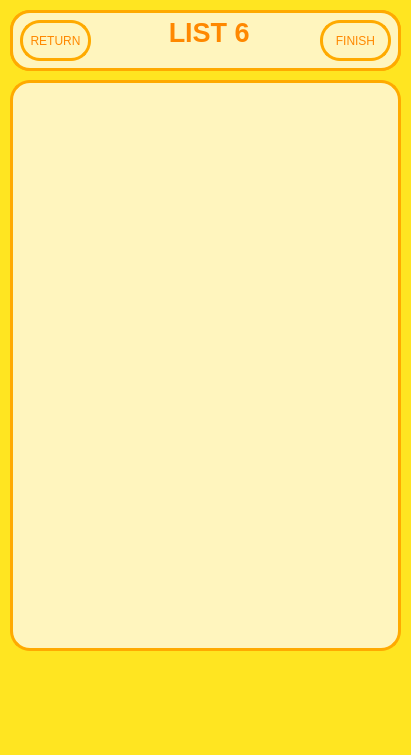
<?xml version="1.0" encoding="UTF-8"?>
<ui version="4.0">
 <class>MainWindow</class>
 <widget class="QMainWindow" name="MainWindow">
  <property name="geometry">
   <rect>
    <x>0</x>
    <y>0</y>
    <width>411</width>
    <height>755</height>
   </rect>
  </property>
  <property name="windowTitle">
   <string>MainWindow</string>
  </property>
  <property name="styleSheet">
   <string notr="true">background: rgb(255, 229, 33)</string>
  </property>
  <widget class="QWidget" name="centralwidget">
   <widget class="QLabel" name="label">
    <property name="geometry">
     <rect>
      <x>10</x>
      <y>640</y>
      <width>91</width>
      <height>61</height>
     </rect>
    </property>
    <property name="text">
     <string/>
    </property>
    <property name="pixmap">
     <pixmap>../pixel_picture/New Piskel (2)/pixer_duck10.png</pixmap>
    </property>
   </widget>
   <widget class="QLabel" name="label_4">
    <property name="geometry">
     <rect>
      <x>260</x>
      <y>640</y>
      <width>91</width>
      <height>61</height>
     </rect>
    </property>
    <property name="text">
     <string/>
    </property>
    <property name="pixmap">
     <pixmap>../pixel_picture/New Piskel (2)/pixer_duck10.png</pixmap>
    </property>
   </widget>
   <widget class="QPlainTextEdit" name="txted_todo6">
    <property name="geometry">
     <rect>
      <x>10</x>
      <y>80</y>
      <width>391</width>
      <height>571</height>
     </rect>
    </property>
    <property name="styleSheet">
     <string notr="true">border: 2.75px solid rgb(255, 170, 0);
  border-radius: 20px;
background: solid rgb(255, 245, 190);
color: gb(255, 136, 0)</string>
    </property>
   </widget>
   <widget class="QWidget" name="widget" native="true">
    <property name="geometry">
     <rect>
      <x>10</x>
      <y>10</y>
      <width>391</width>
      <height>61</height>
     </rect>
    </property>
    <property name="styleSheet">
     <string notr="true">border: 2.75px solid rgb(255, 170, 0);
  border-radius: 20px;
background: solid rgb(255, 245, 190);
color: black</string>
    </property>
    <widget class="QTextBrowser" name="txt_tiltle5">
     <property name="geometry">
      <rect>
       <x>0</x>
       <y>0</y>
       <width>391</width>
       <height>61</height>
      </rect>
     </property>
     <property name="styleSheet">
      <string notr="true">color: rgb(255, 136, 0)</string>
     </property>
     <property name="html">
      <string>&lt;!DOCTYPE HTML PUBLIC &quot;-//W3C//DTD HTML 4.0//EN&quot; &quot;http://www.w3.org/TR/REC-html40/strict.dtd&quot;&gt;
&lt;html&gt;&lt;head&gt;&lt;meta name=&quot;qrichtext&quot; content=&quot;1&quot; /&gt;&lt;meta charset=&quot;utf-8&quot; /&gt;&lt;style type=&quot;text/css&quot;&gt;
p, li { white-space: pre-wrap; }
hr { height: 1px; border-width: 0; }
li.unchecked::marker { content: &quot;\2610&quot;; }
li.checked::marker { content: &quot;\2612&quot;; }
&lt;/style&gt;&lt;/head&gt;&lt;body style=&quot; font-family:'Segoe UI'; font-size:9pt; font-weight:400; font-style:normal;&quot;&gt;
&lt;p align=&quot;center&quot; style=&quot; margin-top:0px; margin-bottom:0px; margin-left:0px; margin-right:0px; -qt-block-indent:0; text-indent:0px;&quot;&gt;&lt;span style=&quot; font-size:20pt; font-weight:700;&quot;&gt; LIST 6&lt;/span&gt;&lt;/p&gt;&lt;/body&gt;&lt;/html&gt;</string>
     </property>
    </widget>
    <widget class="QPushButton" name="bt_return6">
     <property name="geometry">
      <rect>
       <x>10</x>
       <y>10</y>
       <width>71</width>
       <height>41</height>
      </rect>
     </property>
     <property name="cursor">
      <cursorShape>PointingHandCursor</cursorShape>
     </property>
     <property name="styleSheet">
      <string notr="true">color: rgb(255, 136, 0)</string>
     </property>
     <property name="text">
      <string>RETURN</string>
     </property>
    </widget>
    <widget class="QPushButton" name="bt_finish6">
     <property name="geometry">
      <rect>
       <x>310</x>
       <y>10</y>
       <width>71</width>
       <height>41</height>
      </rect>
     </property>
     <property name="cursor">
      <cursorShape>PointingHandCursor</cursorShape>
     </property>
     <property name="styleSheet">
      <string notr="true">color: rgb(255, 136, 0)</string>
     </property>
     <property name="text">
      <string>FINISH</string>
     </property>
    </widget>
   </widget>
   <widget class="QLabel" name="label_3">
    <property name="geometry">
     <rect>
      <x>180</x>
      <y>640</y>
      <width>91</width>
      <height>61</height>
     </rect>
    </property>
    <property name="text">
     <string/>
    </property>
    <property name="pixmap">
     <pixmap>../pixel_picture/New Piskel (2)/pixer_duck10.png</pixmap>
    </property>
   </widget>
   <widget class="QLabel" name="label_5">
    <property name="geometry">
     <rect>
      <x>340</x>
      <y>640</y>
      <width>91</width>
      <height>61</height>
     </rect>
    </property>
    <property name="text">
     <string/>
    </property>
    <property name="pixmap">
     <pixmap>../pixel_picture/New Piskel (2)/pixer_duck10.png</pixmap>
    </property>
   </widget>
   <widget class="QLabel" name="label_2">
    <property name="geometry">
     <rect>
      <x>90</x>
      <y>640</y>
      <width>91</width>
      <height>61</height>
     </rect>
    </property>
    <property name="text">
     <string/>
    </property>
    <property name="pixmap">
     <pixmap>../pixel_picture/New Piskel (2)/pixer_duck10.png</pixmap>
    </property>
   </widget>
   <zorder>label_3</zorder>
   <zorder>label_2</zorder>
   <zorder>label_5</zorder>
   <zorder>label</zorder>
   <zorder>label_4</zorder>
   <zorder>txted_todo6</zorder>
   <zorder>widget</zorder>
  </widget>
  <widget class="QMenuBar" name="menubar">
   <property name="geometry">
    <rect>
     <x>0</x>
     <y>0</y>
     <width>411</width>
     <height>25</height>
    </rect>
   </property>
  </widget>
  <widget class="QStatusBar" name="statusbar"/>
 </widget>
 <resources/>
 <connections/>
</ui>
